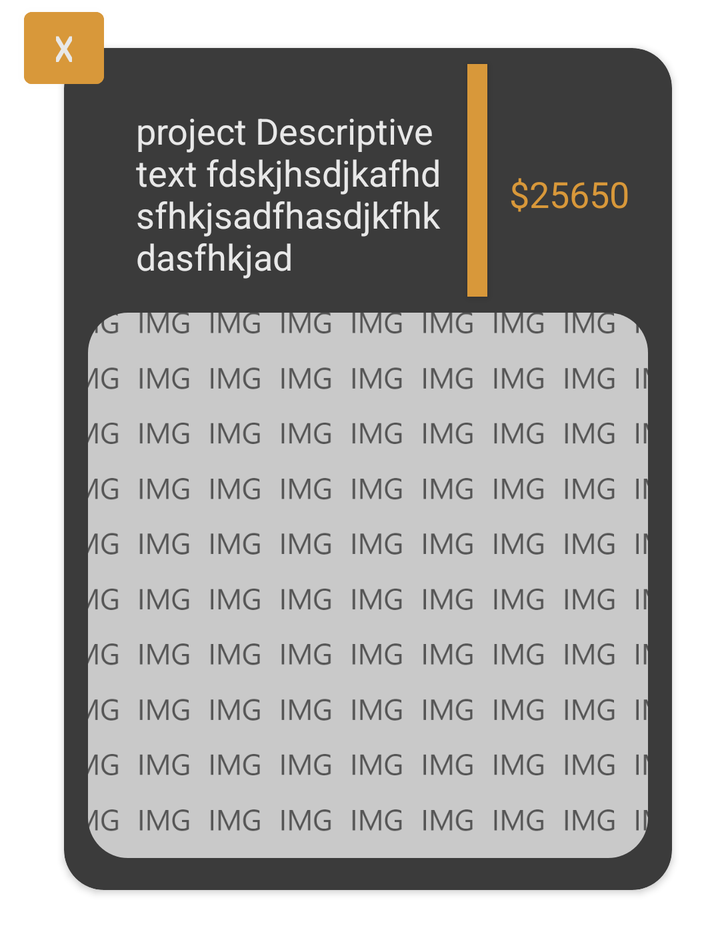
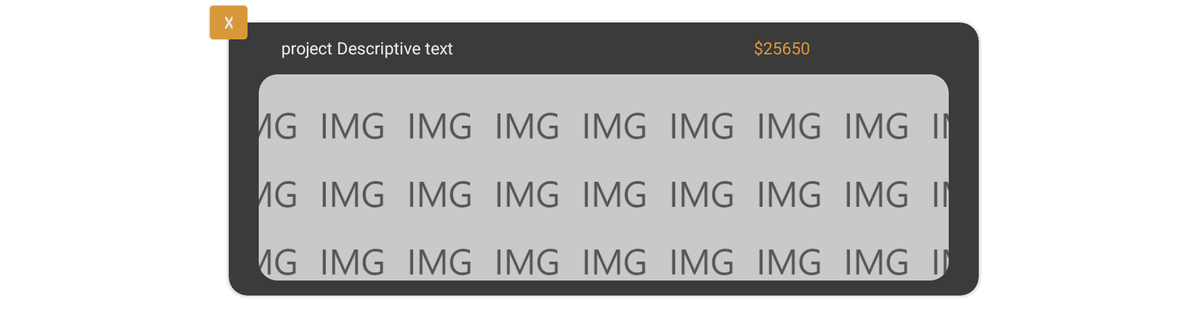

One screen, two layout resources from the same app: the default and the repository's alternative for another configuration. Each is rendered where Android would select it; the XML of both is given below.
<!-- AndroidManifest.xml: application theme AppTheme -->
<!-- res/layout/recycler_item_view_project.xml -->
<?xml version="1.0" encoding="utf-8"?>
<androidx.constraintlayout.widget.ConstraintLayout xmlns:android="http://schemas.android.com/apk/res/android"
    xmlns:app="http://schemas.android.com/apk/res-auto"
    xmlns:tools="http://schemas.android.com/tools"
    android:layout_width="match_parent"
    android:layout_height="wrap_content">

    <androidx.cardview.widget.CardView
        android:id="@+id/projectRVCardView"
        android:layout_width="0dp"
        android:layout_height="wrap_content"
        android:layout_marginStart="32dp"
        android:layout_marginTop="8dp"
        android:layout_marginEnd="24dp"
        android:layout_marginBottom="8dp"
        app:cardBackgroundColor="@color/darkMain"
        app:cardCornerRadius="20dp"
        app:cardElevation="2dp"
        app:layout_constraintBottom_toBottomOf="parent"
        app:layout_constraintEnd_toEndOf="parent"
        app:layout_constraintStart_toStartOf="parent"
        app:layout_constraintTop_toTopOf="parent">

        <androidx.constraintlayout.widget.ConstraintLayout
            android:layout_width="match_parent"
            android:layout_height="match_parent">

            <TextView
                android:id="@+id/projectRVItemDescriptionTextView"
                android:layout_width="0dp"
                android:layout_height="wrap_content"
                android:layout_marginStart="24dp"
                android:layout_marginTop="8dp"
                android:layout_marginEnd="16dp"
                android:layout_marginBottom="16dp"
                android:text="project Descriptive text fdskjhsdjkafhdsfhkjsadfhasdjkfhkdasfhkjad"
                android:textAlignment="textStart"
                android:textColor="@color/lightTextColor"
                android:textSize="18sp"
                app:layout_constraintBottom_toTopOf="@+id/cardView4"
                app:layout_constraintEnd_toStartOf="@+id/guideline3"
                app:layout_constraintStart_toStartOf="@+id/guideline5"
                app:layout_constraintTop_toTopOf="@+id/guideline6" />

            <TextView
                android:id="@+id/projectRVItemCostTextView"
                android:layout_width="0dp"
                android:layout_height="wrap_content"
                android:layout_marginStart="16dp"
                android:text="$25650"
                android:textColor="@color/accentColor"
                android:textSize="18sp"
                app:layout_constraintBottom_toBottomOf="@+id/projectRVItemDescriptionTextView"
                app:layout_constraintEnd_toStartOf="@+id/guideline4"
                app:layout_constraintStart_toStartOf="@+id/guideline3"
                app:layout_constraintTop_toTopOf="@+id/projectRVItemDescriptionTextView" />

            <androidx.constraintlayout.widget.Guideline
                android:id="@+id/guideline3"
                android:layout_width="wrap_content"
                android:layout_height="wrap_content"
                android:elevation="4dp"
                android:orientation="vertical"
                app:layout_constraintGuide_percent=".68" />

            <androidx.constraintlayout.widget.Guideline
                android:id="@+id/guideline4"
                android:layout_width="wrap_content"
                android:layout_height="wrap_content"
                android:orientation="vertical"
                app:layout_constraintGuide_percent="0.96" />

            <androidx.constraintlayout.widget.Guideline
                android:id="@+id/guideline5"
                android:layout_width="wrap_content"
                android:layout_height="wrap_content"
                android:orientation="vertical"
                app:layout_constraintGuide_percent="0.04" />

            <androidx.constraintlayout.widget.Guideline
                android:id="@+id/guideline6"
                android:layout_width="wrap_content"
                android:layout_height="wrap_content"
                android:orientation="horizontal"
                app:layout_constraintGuide_percent="0.05" />


            <View
                android:id="@+id/divider2"
                android:layout_width="10dp"
                android:layout_height="0dp"
                android:layout_marginTop="8dp"
                android:layout_marginBottom="8dp"
                android:background="@color/accentColor"
                android:elevation="2dp"
                app:layout_constraintBottom_toTopOf="@+id/cardView4"
                app:layout_constraintEnd_toStartOf="@+id/guideline3"
                app:layout_constraintStart_toStartOf="@+id/guideline3"
                app:layout_constraintTop_toTopOf="parent" />

            <androidx.cardview.widget.CardView
                android:id="@+id/cardView4"
                android:layout_width="0dp"
                android:layout_height="wrap_content"
                android:layout_marginBottom="16dp"
                android:addStatesFromChildren="false"
                android:visibility="visible"
                app:cardBackgroundColor="@color/darkMain"
                app:cardCornerRadius="20dp"
                app:cardElevation="0dp"
                app:layout_constraintBottom_toBottomOf="parent"
                app:layout_constraintEnd_toStartOf="@+id/guideline4"
                app:layout_constraintStart_toStartOf="@+id/guideline5">

                <ImageView
                    android:id="@+id/projectRVItemImageView2"
                    android:layout_width="match_parent"
                    android:layout_height="match_parent"
                    android:adjustViewBounds="true"
                    android:scaleType="centerCrop"
                    android:src="@drawable/bkg_default"
                    app:srcCompat="@drawable/project_default_image"
                    tools:ignore="ContentDescription" />

            </androidx.cardview.widget.CardView>

        </androidx.constraintlayout.widget.ConstraintLayout>
    </androidx.cardview.widget.CardView>

    <Button
        android:id="@+id/projectRVDeleteItemButton"
        android:layout_width="40dp"
        android:layout_height="wrap_content"
        android:backgroundTint="@color/accentColor"
        android:elevation="2dp"
        android:text="X"
        android:textColor="@color/lightTextColor"
        android:textSize="18sp"
        app:layout_constraintBottom_toTopOf="@+id/projectRVCardView"
        app:layout_constraintEnd_toStartOf="@+id/projectRVCardView"
        app:layout_constraintStart_toStartOf="@+id/projectRVCardView"
        app:layout_constraintTop_toTopOf="@+id/projectRVCardView"
        app:layout_constraintVertical_bias="1.0" />

</androidx.constraintlayout.widget.ConstraintLayout>
<!-- resources referenced by this layout -->
<resources>
  <color name="accentColor">#d8983A</color>
  <color name="darkMain">#3b3b3b</color>
  <color name="lightTextColor">#e8e8e8</color>
  <!-- drawable bkg_default: png bitmap (drawable, 28262 bytes) -->
  <style name="AppTheme" parent="Theme.MaterialComponents.Light.NoActionBar">
          
          <item name="android:windowNoTitle">true</item>
          <item name="colorPrimary">@color/colorPrimary</item>
          <item name="colorPrimaryDark">@color/bkgColor</item>  // changes color of top tab (battery wifi bkg)
          <item name="colorAccent">@color/colorAccent</item>
      </style>
  <color name="colorPrimary">#6200EE</color>
  <color name="colorAccent">#03DAC5</color>
</resources>
<!-- res/layout-w1100dp/recycler_item_view_project.xml (the repository's variant of the layout above) -->
<!-- drawn on a large tablet held sideways -->
<?xml version="1.0" encoding="utf-8"?>
<androidx.constraintlayout.widget.ConstraintLayout xmlns:android="http://schemas.android.com/apk/res/android"
    xmlns:app="http://schemas.android.com/apk/res-auto"
    android:layout_width="match_parent"
    android:layout_height="wrap_content"
    xmlns:tools="http://schemas.android.com/tools">

    <androidx.cardview.widget.CardView
        android:id="@+id/projectRVCardView"
        android:layout_width="800dp"
        android:layout_height="wrap_content"
        android:layout_marginStart="32dp"
        android:layout_marginTop="16dp"
        android:layout_marginEnd="24dp"
        android:layout_marginBottom="16dp"
        app:cardBackgroundColor="@color/darkMain"
        app:cardCornerRadius="20dp"
        app:cardElevation="2dp"
        app:layout_constraintBottom_toBottomOf="parent"
        app:layout_constraintEnd_toEndOf="parent"
        app:layout_constraintStart_toStartOf="parent"
        app:layout_constraintTop_toTopOf="parent">

        <androidx.constraintlayout.widget.ConstraintLayout
            android:layout_width="match_parent"
            android:layout_height="match_parent">

            <TextView
                android:id="@+id/projectRVItemDescriptionTextView"
                android:layout_width="0dp"
                android:layout_height="wrap_content"
                android:layout_marginStart="24dp"
                android:layout_marginEnd="16dp"
                android:layout_marginBottom="16dp"
                android:text="project Descriptive text"
                android:textAlignment="textStart"
                android:textColor="@color/lightTextColor"
                android:textSize="18sp"
                app:layout_constraintBottom_toTopOf="@+id/cardView5"
                app:layout_constraintEnd_toStartOf="@+id/guideline3"
                app:layout_constraintStart_toStartOf="@+id/guideline5"
                app:layout_constraintTop_toTopOf="@+id/guideline6" />

            <TextView
                android:id="@+id/projectRVItemCostTextView"
                android:layout_width="0dp"
                android:layout_height="wrap_content"
                android:layout_marginStart="16dp"
                android:text="$25650"
                android:textColor="@color/accentColor"
                android:textSize="18sp"
                app:layout_constraintBottom_toBottomOf="@+id/projectRVItemDescriptionTextView"
                app:layout_constraintEnd_toStartOf="@+id/guideline4"
                app:layout_constraintStart_toStartOf="@+id/guideline3"
                app:layout_constraintTop_toTopOf="@+id/projectRVItemDescriptionTextView" />

            <androidx.constraintlayout.widget.Guideline
                android:id="@+id/guideline3"
                android:layout_width="wrap_content"
                android:layout_height="wrap_content"
                android:elevation="4dp"
                android:orientation="vertical"
                app:layout_constraintGuide_percent=".68" />

            <androidx.constraintlayout.widget.Guideline
                android:id="@+id/guideline4"
                android:layout_width="wrap_content"
                android:layout_height="wrap_content"
                android:orientation="vertical"
                app:layout_constraintGuide_percent="0.96" />

            <androidx.constraintlayout.widget.Guideline
                android:id="@+id/guideline5"
                android:layout_width="wrap_content"
                android:layout_height="wrap_content"
                android:orientation="vertical"
                app:layout_constraintGuide_percent="0.04" />

            <androidx.constraintlayout.widget.Guideline
                android:id="@+id/guideline6"
                android:layout_width="wrap_content"
                android:layout_height="wrap_content"
                android:orientation="horizontal"
                app:layout_constraintGuide_percent="0.05" />

            <View
                android:id="@+id/divider2"
                android:layout_width="0dp"
                android:layout_height="198dp"
                android:background="@color/accentColor"
                android:elevation="2dp"
                app:layout_constraintBottom_toBottomOf="@+id/cardView5"
                app:layout_constraintEnd_toStartOf="@+id/guideline3"
                app:layout_constraintHorizontal_bias="1.0"
                app:layout_constraintStart_toStartOf="@+id/guideline3"
                app:layout_constraintTop_toTopOf="parent" />

            <androidx.cardview.widget.CardView
                android:id="@+id/cardView5"
                android:layout_width="0dp"
                android:layout_height="220dp"
                android:layout_marginBottom="16dp"
                app:cardBackgroundColor="@color/darkMain"
                app:cardCornerRadius="20dp"
                app:cardElevation="0dp"
                app:layout_constraintBottom_toBottomOf="parent"
                app:layout_constraintEnd_toStartOf="@+id/guideline4"
                app:layout_constraintStart_toStartOf="@+id/guideline5">

                <ImageView
                    tools:ignore="ContentDescription"
                    android:id="@+id/projectRVItemImageView2"
                    android:layout_width="match_parent"
                    android:layout_height="match_parent"
                    android:scaleType="centerCrop"
                    android:src="@drawable/bkg_default" />
            </androidx.cardview.widget.CardView>

        </androidx.constraintlayout.widget.ConstraintLayout>
    </androidx.cardview.widget.CardView>

    <Button
        android:id="@+id/projectRVDeleteItemButton"
        android:layout_width="40dp"
        android:layout_height="wrap_content"
        android:backgroundTint="@color/accentColor"
        android:elevation="2dp"
        android:text="X"
        android:textColor="@color/lightTextColor"
        android:textSize="18sp"
        app:layout_constraintBottom_toTopOf="@+id/projectRVCardView"
        app:layout_constraintEnd_toStartOf="@+id/projectRVCardView"
        app:layout_constraintStart_toStartOf="@+id/projectRVCardView"
        app:layout_constraintTop_toTopOf="@+id/projectRVCardView"
        app:layout_constraintVertical_bias="1.0" />

</androidx.constraintlayout.widget.ConstraintLayout>
